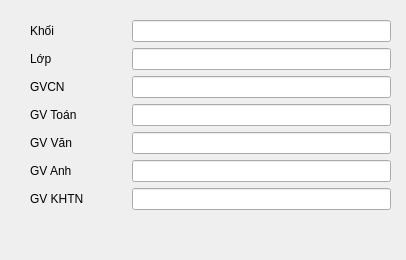
<?xml version="1.0" encoding="UTF-8"?>
<ui version="4.0">
 <class>Dialog</class>
 <widget class="QDialog" name="Dialog">
  <property name="geometry">
   <rect>
    <x>0</x>
    <y>0</y>
    <width>406</width>
    <height>260</height>
   </rect>
  </property>
  <property name="windowTitle">
   <string>Dialog</string>
  </property>
  <widget class="QWidget" name="">
   <property name="geometry">
    <rect>
     <x>30</x>
     <y>20</y>
     <width>361</width>
     <height>301</height>
    </rect>
   </property>
   <layout class="QFormLayout" name="formLayout">
    <item row="0" column="0">
     <widget class="QLabel" name="label">
      <property name="styleSheet">
       <string notr="true">font: 14pt &quot;MS Shell Dlg 2&quot;;</string>
      </property>
      <property name="text">
       <string>Khối</string>
      </property>
     </widget>
    </item>
    <item row="0" column="1">
     <widget class="QLineEdit" name="khoi_label"/>
    </item>
    <item row="1" column="1">
     <widget class="QLineEdit" name="lop_label"/>
    </item>
    <item row="1" column="0">
     <widget class="QLabel" name="label_2">
      <property name="styleSheet">
       <string notr="true">font: 14pt &quot;MS Shell Dlg 2&quot;;</string>
      </property>
      <property name="text">
       <string>Lớp	</string>
      </property>
     </widget>
    </item>
    <item row="2" column="0">
     <widget class="QLabel" name="label_3">
      <property name="styleSheet">
       <string notr="true">font: 14pt &quot;MS Shell Dlg 2&quot;;</string>
      </property>
      <property name="text">
       <string>GVCN	</string>
      </property>
     </widget>
    </item>
    <item row="2" column="1">
     <widget class="QLineEdit" name="gvcn_label"/>
    </item>
    <item row="3" column="0">
     <widget class="QLabel" name="label_4">
      <property name="styleSheet">
       <string notr="true">font: 14pt &quot;MS Shell Dlg 2&quot;;</string>
      </property>
      <property name="text">
       <string>GV Toán	</string>
      </property>
     </widget>
    </item>
    <item row="3" column="1">
     <widget class="QLineEdit" name="gvT_label"/>
    </item>
    <item row="4" column="0">
     <widget class="QLabel" name="label_5">
      <property name="styleSheet">
       <string notr="true">font: 14pt &quot;MS Shell Dlg 2&quot;;</string>
      </property>
      <property name="text">
       <string>GV Văn	</string>
      </property>
     </widget>
    </item>
    <item row="4" column="1">
     <widget class="QLineEdit" name="gvV_label"/>
    </item>
    <item row="5" column="0">
     <widget class="QLabel" name="label_6">
      <property name="styleSheet">
       <string notr="true">font: 14pt &quot;MS Shell Dlg 2&quot;;</string>
      </property>
      <property name="text">
       <string>GV Anh	</string>
      </property>
     </widget>
    </item>
    <item row="5" column="1">
     <widget class="QLineEdit" name="gvA_label"/>
    </item>
    <item row="6" column="0">
     <widget class="QLabel" name="label_7">
      <property name="styleSheet">
       <string notr="true">font: 14pt &quot;MS Shell Dlg 2&quot;;</string>
      </property>
      <property name="text">
       <string>GV KHTN	</string>
      </property>
     </widget>
    </item>
    <item row="6" column="1">
     <widget class="QLineEdit" name="gvK_label"/>
    </item>
   </layout>
  </widget>
 </widget>
 <resources/>
 <connections/>
</ui>
